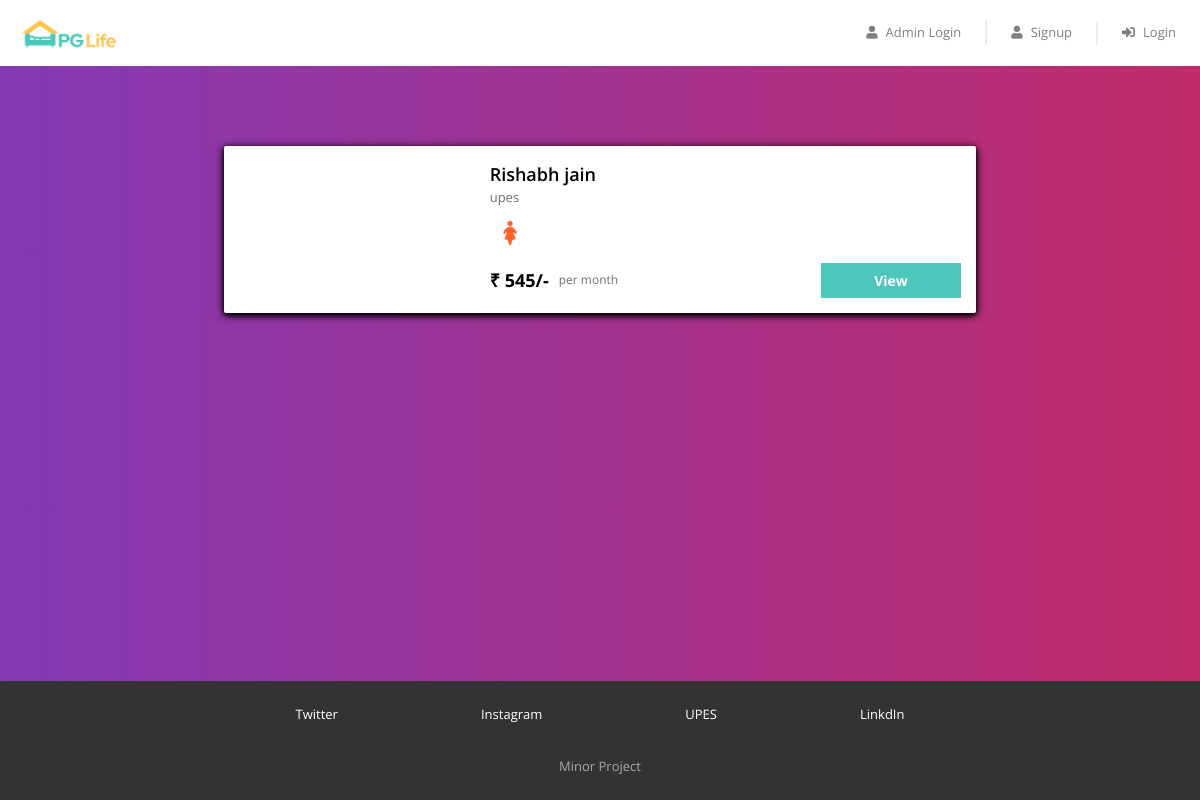
Screenshot of /search_list.php?city=Rishabh jain with the database file from the repository.
### tables this page shows
CREATE TABLE `properties` (
  `id` tinyint(125) UNSIGNED NOT NULL,
  `name` varchar(255) NOT NULL,
  `address` text NOT NULL,
  `gender` varchar(255) NOT NULL,
  `rent` int(255) NOT NULL
);

### search_list.php (the view, shortened to what this page needs)
<?php
require "includes/database_connect.php";
$city_name = $_GET["city"];
$sql_1 = "SELECT * FROM properties WHERE `name` = '$city_name'";
$result_1 = mysqli_query($conn, $sql_1);
$city = mysqli_fetch_assoc($result_1);
$city_id = $city['id'];
$sql_2 = "SELECT * FROM properties WHERE id = $city_id";
$result_2 = mysqli_query($conn, $sql_2);
$properties = mysqli_fetch_all($result_2, MYSQLI_ASSOC);
?>
<!DOCTYPE html>
<html lang="en">
<head>
    <?php
    include "includes/head_links.php";
    ?>
    <link href="css/home.css" rel="stylesheet" />
    <link href="css/property_list.css" rel="stylesheet" />
    <link href="css/extra.css" rel="stylesheet" />
</head>
<body style="color: black;">
    <?php
    include "includes/header.php";
    ?>
    <div class="page-container">
        <?php
        foreach ($properties as $property) {
        ?>
            <div class="property-card property-id-<?= $property['id'] ?> row">
                <div class="image-container col-md-4">
                </div>
                <div class="content-container col-md-8">
                    <div class="detail-container">
                        <div class="property-name"><?= $property['name'] ?></div>
                        <div class="property-address"><?= $property['address'] ?></div>
                        <div class="property-gender">
                            <?php
                            if ($property['gender'] == "Male") {
                            ?>
                                <img src="img/male.png" />
                            <?php
                            } else {
                            ?>
                                <img src="img/female.png" />
                            <?php
                            }
                            ?>
                        </div>
                    </div>
                    <div class="row no-gutters">
                        <div class="rent-container col-6">
                            <div class="rent">₹ <?= number_format($property['rent']) ?>/-</div>
                            <div class="rent-unit">per month</div>
                        </div>
                        <div class="button-container col-6">
                            <a href="property_detail.php?property_id=<?= $property['id'] ?>" class="btn btn-primary">View</a>
                        </div>
                    </div>
                </div>
            </div>
        <?php
        }
        ?>
    </div>
    <div class="bottom">
        <?php
        include "includes/footer.php";
        ?>
    </div>
</body>
</html>

### css/common.css (style rules this page uses)
* { box-sizing: border-box; font-family: 'Open Sans', sans-serif; }
body { color: #373737; font-size: 16px; position: relative; }
.btn-primary, .btn-warning, .btn-danger { color: white; font-weight: bold; }
.page-container { max-width: 800px; padding: 80px 24px; margin: auto; }

### css/property_list.css (style rules this page uses)
.property-card { background-color: #ffffff; border-radius: 2px; padding: 15px 0px; margin: 0px auto 20px; box-shadow: 0 2px 5px 0 rgba(0, 0, 0, 0.16), 0 2px 10px 0 rgba(0, 0, 0, 0.12); }
.image-container { text-align: center; }
.detail-container { padding-bottom: 10px; }
.property-name { font-size: 18px; font-weight: 600; }
.property-address { color: #6f6f6f; font-size: 13px; padding-bottom: 5px; }
.property-gender img { width: 40px; }
.rent-container { display: flex; align-items: center; }
.rent { font-size: 18px; font-weight: bold; padding-right: 10px; }
.rent-unit { color: #6f6f6f; font-size: 12px; }
.button-container .btn { font-size: 14px; border-radius: 0px; width: 140px; float: right; }

### css/extra.css (style rules this page uses)
body { color: white; background: linear-gradient( to right, #833ab4, #fd1d1d, #fcb045); background-size: 400% 400%; animation: animate-background 50s infinite ease-in-out; }
.property-card { box-shadow: 0 2px 5px 0 rgb(0, 0, 0), 0 2px 10px 0 rgb(0, 0, 0); }

### search_list.php (style rules this page uses)
.bottom { position: fixed; width: 100%; bottom: 0px; }

### rows the page displays
properties: name "Rishabh jain", address "upes", rent "545"
